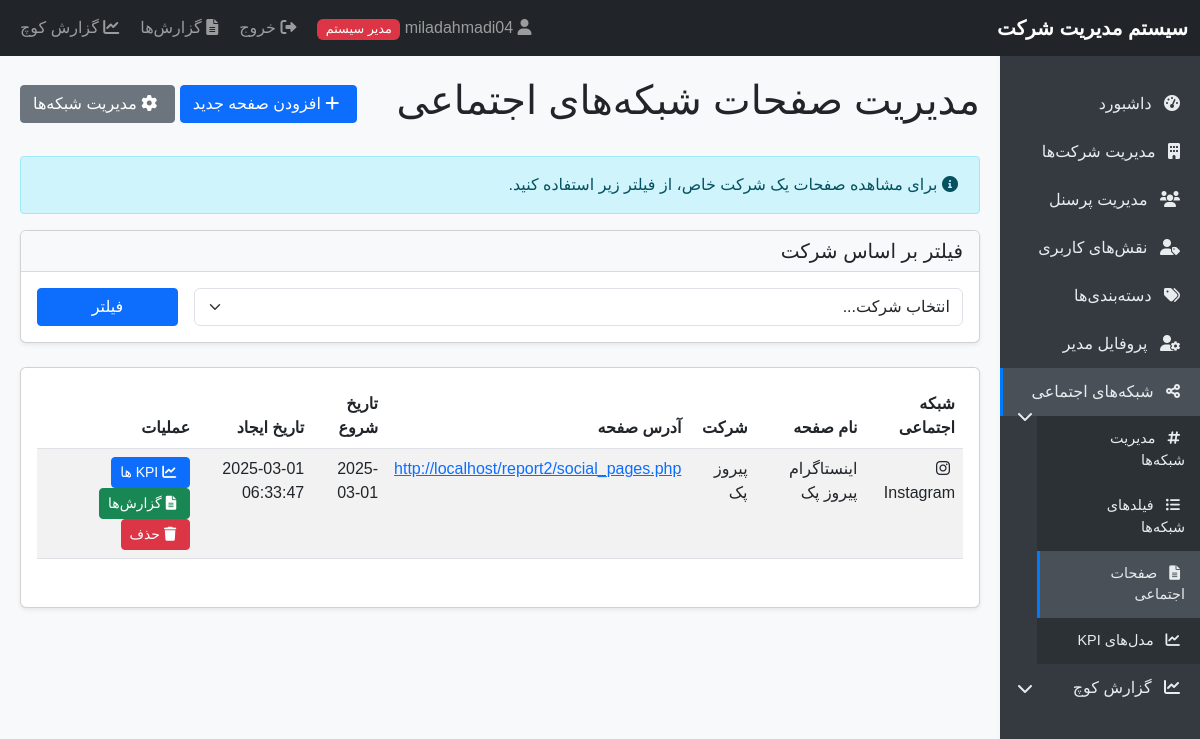
/social_pages.php (signed in), run on the app's committed database.
### tables this page shows
CREATE TABLE `social_pages` (
  `id` int(11) NOT NULL,
  `company_id` int(11) NOT NULL,
  `social_network_id` int(11) NOT NULL,
  `page_name` varchar(100) NOT NULL,
  `page_url` varchar(255) NOT NULL,
  `start_date` date NOT NULL,
  `created_at` timestamp NOT NULL DEFAULT current_timestamp()
);

CREATE TABLE `social_networks` (
  `id` int(11) NOT NULL,
  `name` varchar(100) NOT NULL,
  `icon` varchar(100) NOT NULL,
  `created_at` timestamp NOT NULL DEFAULT current_timestamp()
);

CREATE TABLE `companies` (
  `id` int(11) NOT NULL,
  `name` varchar(100) NOT NULL,
  `is_active` tinyint(1) DEFAULT 1,
  `created_at` timestamp NOT NULL DEFAULT current_timestamp()
);

### functions.php (called while the page is built, shortened)
<?php
function isAdmin() {
    return isset($_SESSION['user_type']) && $_SESSION['user_type'] === 'admin';
}

### social_pages.php (the view, shortened to what this page needs)
<?php
require_once 'functions.php';
require_once 'auth.php';
if (isAdmin()) {
    $companyFilter = isset($_GET['company']) && is_numeric($_GET['company']) ? clean($_GET['company']) : '';
} else {
    $companyFilter = $_SESSION['company_id'];
}
if (isAdmin()) {
    $query = "SELECT p.*, s.name as network_name, s.icon as network_icon, c.name as company_name
              FROM social_pages p
              JOIN social_networks s ON p.social_network_id = s.id
              JOIN companies c ON p.company_id = c.id";
} else {
    $query = "SELECT p.*, s.name as network_name, s.icon as network_icon, c.name as company_name
              FROM social_pages p
              JOIN social_networks s ON p.social_network_id = s.id
              JOIN companies c ON p.company_id = c.id
              WHERE p.company_id = " . $_SESSION['company_id'];
}
$query .= " ORDER BY s.name, p.page_name";
$stmt = $pdo->query($query);
$pages = $stmt->fetchAll();
include 'header.php';
?>
<div class="d-flex justify-content-between align-items-center mb-4">
    <h1>مدیریت صفحات شبکه‌های اجتماعی</h1>
    <div>
        <button type="button" class="btn btn-primary" data-bs-toggle="modal" data-bs-target="#addPageModal">
            <i class="fas fa-plus"></i> افزودن صفحه جدید
        </button>
        <?php if (isAdmin() && empty($companyFilter)): ?>
            <a href="social_networks.php" class="btn btn-secondary">
                <i class="fas fa-cog"></i> مدیریت شبکه‌ها
            </a>
        <?php endif; ?>
    </div>
</div>
<?php if (isAdmin() && empty($companyFilter)): ?>
    <div class="alert alert-info">
        <i class="fas fa-info-circle"></i>
        برای مشاهده صفحات یک شرکت خاص، از فیلتر زیر استفاده کنید.
    </div>
    <div class="card mb-4">
        <div class="card-header bg-light">
            <h5 class="mb-0">فیلتر بر اساس شرکت</h5>
        </div>
        <div class="card-body">
            <form method="GET" action="" class="row g-3">
                <div class="col-md-10">
                    <select class="form-select" name="company">
                        <option value="">انتخاب شرکت...</option>
                    </select>
                </div>
                <div class="col-md-2">
                    <button type="submit" class="btn btn-primary w-100">فیلتر</button>
                </div>
            </form>
        </div>
    </div>
<?php endif; ?>
<div class="card">
    <div class="card-body">
        <?php if (count($pages) > 0): ?>
            <div class="table-responsive">
                <table class="table table-striped">
                    <thead>
                        <tr>
                            <th>شبکه اجتماعی</th>
                            <th>نام صفحه</th>
                            <?php if (isAdmin()): ?>
                                <th>شرکت</th>
                            <?php endif; ?>
                            <th>آدرس صفحه</th>
                            <th>تاریخ شروع</th>
                            <th>تاریخ ایجاد</th>
                            <th>عملیات</th>
                        </tr>
                    </thead>
                    <tbody>
                        <?php foreach ($pages as $page): ?>
                            <tr>
                                <td>
                                    <i class="<?php echo $page['network_icon']; ?>"></i>
                                    <?php echo $page['network_name']; ?>
                                </td>
                                <td><?php echo $page['page_name']; ?></td>
                                <?php if (isAdmin()): ?>
                                    <td><?php echo $page['company_name']; ?></td>
                                <?php endif; ?>
                                <td>
                                    <a href="<?php echo $page['page_url']; ?>" target="_blank">
                                        <?php echo $page['page_url']; ?>
                                    </a>
                                </td>
                                <td><?php echo $page['start_date']; ?></td>
                                <td><?php echo $page['created_at']; ?></td>
                                <td>
                                    <a href="page_kpi.php?page=<?php echo $page['id']; ?>" class="btn btn-sm btn-primary">
                                        <i class="fas fa-chart-line"></i> KPI ها
                                    </a>
                                    <a href="social_report.php?page=<?php echo $page['id']; ?>" class="btn btn-sm btn-success">
    <i class="fas fa-file-alt"></i> گزارش‌ها
</a>
                                    <a href="?delete=<?php echo $page['id']; ?>"
                                       class="btn btn-sm btn-danger"
                                       onclick="return confirm('آیا از حذف این صفحه اطمینان دارید؟ تمام گزارش‌ها و KPI های مرتبط نیز حذف خواهند شد.')">
                                        <i class="fas fa-trash"></i> حذف
                                    </a>
                                </td>
                            </tr>
                        <?php endforeach; ?>
                    </tbody>
                </table>
            </div>
        <?php endif; ?>
    </div>
</div>
<?php include 'footer.php'; ?>

### header.php (style rules this page uses)
body { font-family: Tahoma, Arial, sans-serif; background-color: #f8f9fa; }
.card { box-shadow: 0 0.125rem 0.25rem rgba(0, 0, 0, 0.075); margin-bottom: 1.5rem; }
.card-header { border-bottom: 1px solid rgba(0, 0, 0, 0.125); background-color: rgba(0, 0, 0, 0.03); }
.btn { border-radius: 0.25rem; }
.btn-sm { padding: 0.25rem 0.5rem; font-size: 0.875rem; }
.fas, .fab { margin-right: 5px; }
.alert { border-radius: 0.25rem; }
.table-responsive { margin-bottom: 1rem; }

### data on the page
social_pages: social_network.name "Instagram", page_name "اینستاگرام پیروز پک", company.name "پیروز پک", page_url "http://localhost/report2/social_pages.php", start_date "2025-03-01", created_at "2025-03-01 06:33:47"
